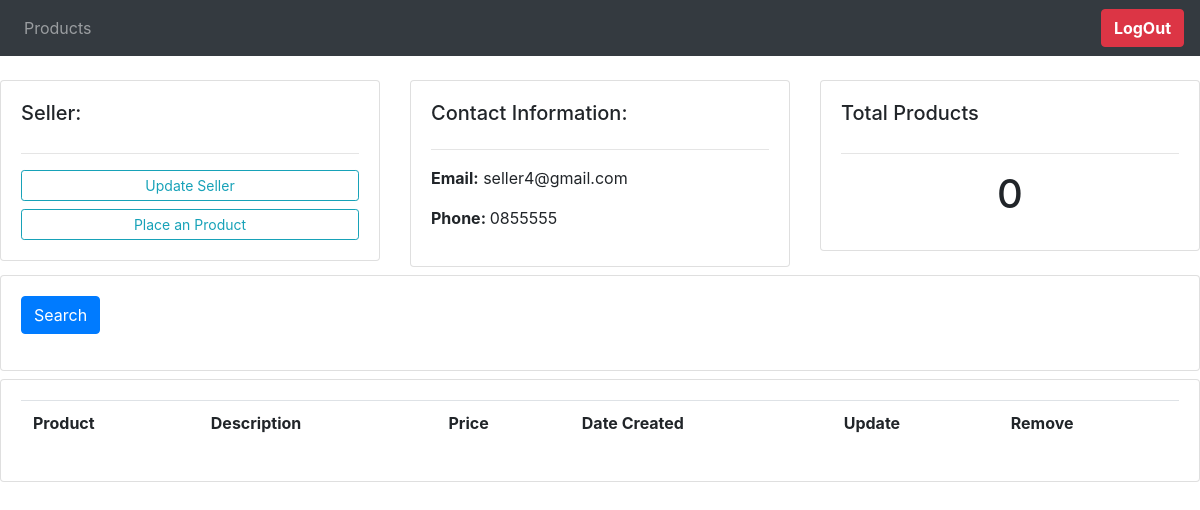
/seller/4/, run on an earlier commit of the app's database.
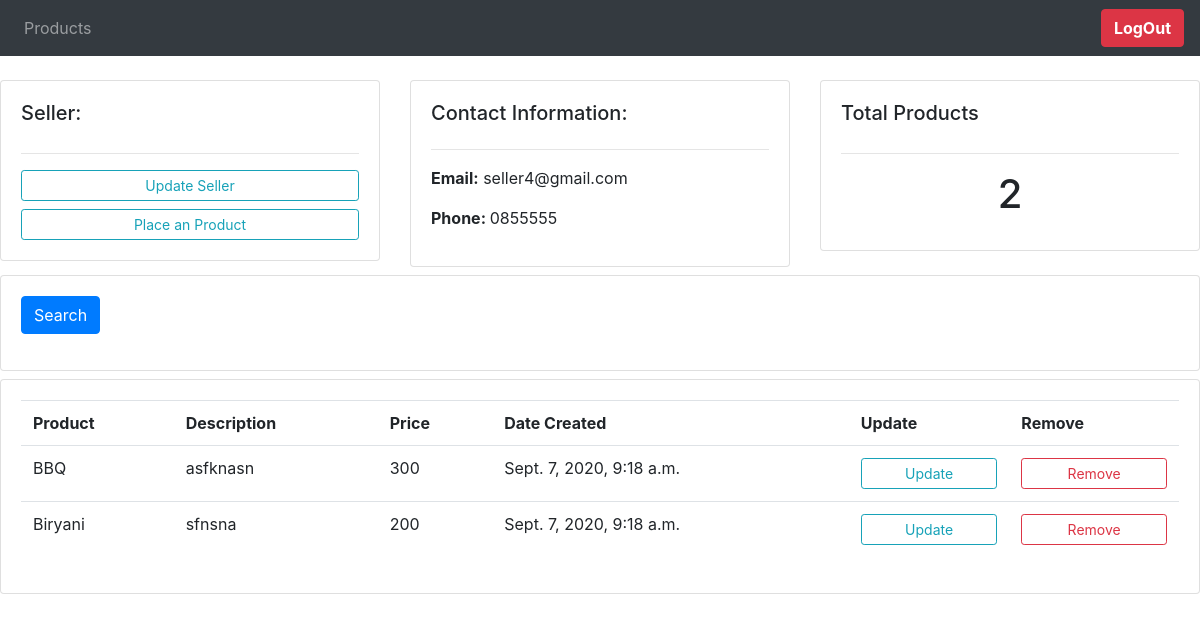
And on a later commit of the database.
### product/models.py (models this page shows)
class Product(models.Model):
    seller = models.ForeignKey(Seller , on_delete=models.CASCADE)
    name = models.CharField(unique=True,max_length=200)
    description = models.CharField(max_length=200)
    price = models.IntegerField()
    created_at = models.DateTimeField(auto_now_add=True,max_length=200)
    updated_at = models.DateTimeField(auto_now=True,max_length=200)
    class Meta:
        verbose_name = 'Product'
        verbose_name_plural = 'Products'
    def __str__(self):
        return self.name

### seller/views.py (the view)
# urls.py: path('<str:pk>/',seller_home ,name="seller-home"),
def seller_home(request,pk):
    try:
        seller =  Seller.objects.get(id=pk)
    except User.DoesNotExist:
        raise Http404("Seller Does Not Exisit")
    sellerproducts = Product.objects.filter(seller=seller)
    totalsellerproducts = sellerproducts.count()
    context = {'seller':seller,'sellerproducts':sellerproducts,"totalsellerproducts":totalsellerproducts }
    return render(request,"seller_home.html",context)

### static/template/seller_home.html
{% extends 'main.html' %}
{% block content %}
<br>
<div class="row mb-2">
    <div class="col-md">
        <div class="card card-body">
            <h5 class="card-title">Seller:</h5>
            <hr>
            <a class="btn btn-outline-info btn-sm btn-block" href="">Update Seller</a>
            <a class="btn btn-outline-info btn-sm btn-block" href="">Place an Product </a>
        </div>
    </div>
    <div class="col-md">
        <div class="card card-body">
            <h5>Contact Information:</h5>
            <hr>
            <p class=""><b>Email:</b>  {{seller.user.email}}</p>
            <p><b>Phone: </b> {{seller.phone}}</p>
        </div>
    </div>
    <div class="col-md">
        <div class="card card-body">
            <h5 class="card-title">Total Products</h5>
            <hr>
            <h1 class="text-center card-title">
                {{totalsellerproducts}}
            </h1>
        </div>
    </div>
</div>
<div class="row mt-2 mb-2">
    <div class="col-md">
        <div class="card card-body">
            <form method="get">
                <button class="btn btn-primary" type="submit"> Search</button>
            </form>
        </div>
    </div>
</div>
<div class="row mt-2">
    <div class="col-md">
        <div class="card card-body">
            <table class="table">
                <tr>
                    <th>Product</th>
                    <th>Description</th>
                    <th>Price</th>
                    <th>Date Created</th>
                    <th>Update</th>
                    <th>Remove</th>
                </tr>
                {% if sellerproducts %}
                    {% for i in sellerproducts %}
                    <tr>
                        <td>{{i}}</td>
                        <td>{{i.description}}</td>
                        <td>{{i.price}}</td>
                        <td>{{i.created_at}}</td>
                        <td>
                            <a class="btn btn-outline-info btn-sm btn-block" href="">Update </a>
                        </td>
                        <td><a class="btn btn-outline-danger btn-sm btn-block" href="">Remove</a></td>
                    </tr>
                    {% endfor %}
                {% endif %}
            </table>
        </div>
    </div>
</div>
{% endblock %}

What changed in the data, as far as the page shows it:
added Product: name "BBQ", description "asfknasn", price "300", created_at "Sept. 7, 2020, 9:18 a.m."
added Product: name "Biryani", description "sfnsna", price "200", created_at "Sept. 7, 2020, 9:18 a.m."
Also different on the page:
{{ totalsellerproducts }}: "0" → "2"
